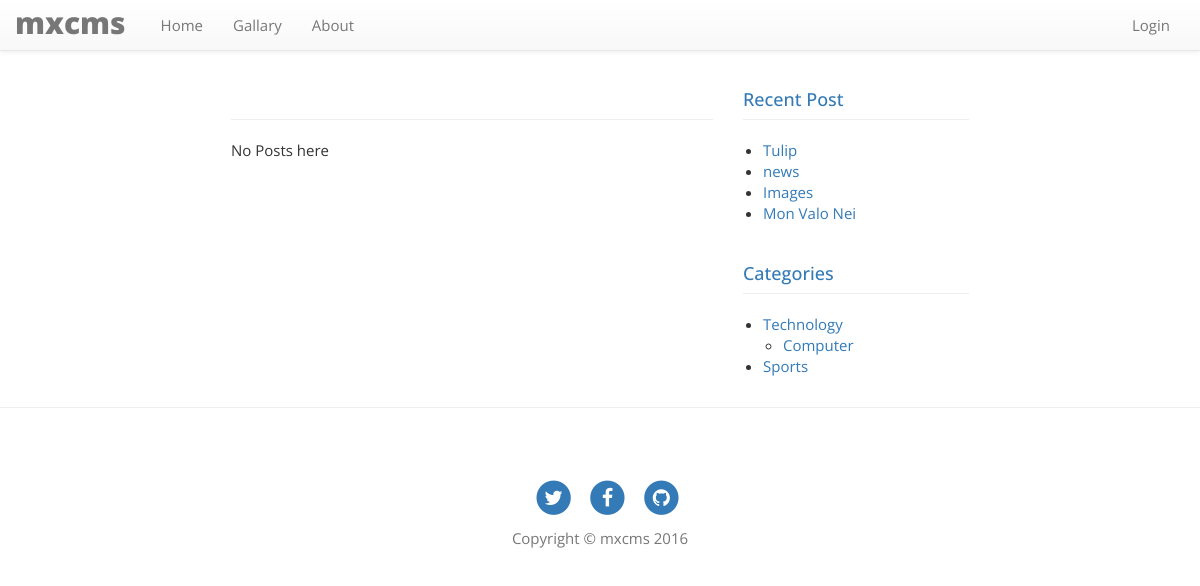
The page /pages.php?id=15 on the database its author committed.
### tables this page shows
CREATE TABLE IF NOT EXISTS `menus` (
  `id` int(11) NOT NULL AUTO_INCREMENT,
  `articles_id` int(11) NOT NULL,
  `title` varchar(255) NOT NULL,
  `left` varchar(255) NOT NULL,
  `right` varchar(255) NOT NULL,
  `parent_id` int(11) NOT NULL,
  `url` varchar(255) NOT NULL,
  `created_at` datetime NOT NULL,
  `modified_at` datetime NOT NULL,
  `deleted_at` datetime NOT NULL,
  PRIMARY KEY (`id`)
);

CREATE TABLE IF NOT EXISTS `articles` (
  `id` int(11) NOT NULL AUTO_INCREMENT,
  `users_id` int(11) NOT NULL,
  `title` varchar(255) NOT NULL,
  `sub_title` varchar(255) NOT NULL,
  `summary` varchar(255) NOT NULL,
  `html_summary` varchar(255) NOT NULL,
  `details` text NOT NULL,
  `html_details` text NOT NULL,
  `created_at` datetime NOT NULL,
  `modified_at` datetime NOT NULL,
  `deleted_at` datetime NOT NULL,
  PRIMARY KEY (`id`),
  KEY `fk_user_id` (`users_id`)
);

CREATE TABLE IF NOT EXISTS `categories` (
  `id` int(11) NOT NULL AUTO_INCREMENT,
  `title` varchar(255) NOT NULL,
  `left` varchar(255) NOT NULL,
  `right` varchar(255) NOT NULL,
  `parent_id` int(11) NOT NULL,
  `created_at` datetime NOT NULL,
  `updated_at` datetime NOT NULL,
  `deleted_at` datetime NOT NULL,
  PRIMARY KEY (`id`)
);

### src/owncms.php (called while the page is built, shortened)
<?php
class owncms{
	public $conn = '';
	public function __construct(){
		$this->conn = mysqli_connect("localhost","root","","owncms");
		if(isset($_SERVER['HTTPS']) && $_SERVER['HTTPS'] != 'off'){
	        $dir = 'https://'.$_SERVER['SERVER_NAME'].$_SERVER["REQUEST_URI"];
	        $array = explode('/', $dir);
	        $pop = array_pop($array);
	        $this->basepath = implode('/', $array);
	    }else{
	        $dir = 'http://'.$_SERVER['SERVER_NAME'].$_SERVER["REQUEST_URI"];
	        $array = explode('/', $dir);
	    }
		return $this;
	}
	public function menus(){
		$query = "SELECT * FROM menus";
		$result = mysqli_query($this->conn,$query);
		while ($row = mysqli_fetch_assoc($result)){
			$array[] = $row;
		}
		if (!empty($array)) {
			return $array;
		}
	}
	public function categories(){
		$query = "SELECT * FROM categories WHERE parent_id = 0";
		$result = mysqli_query($this->conn,$query);
		while ($row = mysqli_fetch_assoc($result)){
			$array[] = $row;
		}
		if (!empty($array)) {
			return $array;
		}
	}
	public function parent_category($parent_id){
		$query = "SELECT * FROM categories WHERE parent_id = $parent_id";
		$result = mysqli_query($this->conn,$query);
		while ($row = mysqli_fetch_assoc($result)){
			$array[] = $row;
		}
		if (!empty($array)) {
			return $array;
		}
	}
	public function recent_article(){
		$query = "SELECT * FROM articles ORDER BY id DESC LIMIT 10";
		$result = mysqli_query($this->conn,$query);
		while ($row = mysqli_fetch_assoc($result)){
			$array[] = $row;
		}
		if (!empty($array)) { return $array; }
	}
}
?>

### pages.php (the view)
<?php
include_once('header.php');
$obj->prepare($_GET);
$menus = $obj->article_by_menus();
$recent_articles = $obj->recent_article();
$categories = $obj->categories();
?>
<section class="main-content">
	<div class="container">
		<div class="row">
			<div class="col-sm-8">
				<?php
				if (!empty($menus)) {
					foreach ($menus as $key => $menu) {
				?>
				<div class="post-content">
					<div class="page-header">
						<h4><a href="single.php?id=<?php echo $menu['article_id'] ?>"><?php echo $menu['title'] ?></a></h4>
						<p>Published on : <?php $date = date_create($menu['created_at']); echo date_format($date, 'M-d-Y');?></p>
					</div>
					<div class="content">
						<?php echo $menu['html_details'] ?>
					</div>
				</div>
				<?php
					}
				}else{
				?>
				<div class="page-header"><h4>&nbsp;</h4></div>
				<p>No Posts here</p>
				<?php } ?>
			</div>
			<div class="col-sm-4">
				<div class="page-header">
					<h4><a href="javaScript:;">Recent Post</a></h4>
				</div>
				<?php if (!empty($recent_articles)) { ?>
				<ul class="recent">
					<?php foreach ($recent_articles as $recent) { ?>
					<li><a href="single.php?id=<?php echo $recent['id'] ?>"><?php echo $recent['title'] ?></a></li>
					<?php } ?>
				</ul>
				<?php }else{ ?>
					<p>No recent posts</p>
				<?php } ?>
				<div class="page-header">
					<h4><a href="javaScript:;">Categories</a></h4>
				</div>
				<?php if (!empty($categories)) { ?>
				<ul>
					<?php foreach ($categories as $category) { ?>
					<li>
					<a href="categories.php?id=<?php echo $category['id']; ?>"><?php echo $category['title']; ?></a>
						<ul>
						<?php
							$children = $obj->parent_category($category['id']);
						    if(!empty($children)){
						    	foreach ($children as $child) {
						    ?>
						    <li><a href="categories.php?id=<?php echo $child['id']; ?>"><?php echo $child['title']; ?></a></li>
						    <?php
						    	}
						    }
						    ?>
						</ul>
					</li>
					<?php } ?>
				</ul>
				<?php }else{ ?>
				<p>No Categories</p>
				<?php } ?>
			</div>
		</div>
	</div>
</section>
<?php
include_once('footer.php');
?>

### header.php (shortened to what this page needs)
<?php
$obj = new owncms();
function basepath(){
    if(isset($_SERVER['HTTPS']) && $_SERVER['HTTPS'] != 'off'){
        $dir = 'https://'.$_SERVER['SERVER_NAME'].$_SERVER["REQUEST_URI"];
        $array = explode('/', $dir);
        $pop = array_pop($array);
        echo implode('/', $array);
    }else{
        $dir = 'http://'.$_SERVER['SERVER_NAME'].$_SERVER["REQUEST_URI"];
        $array = explode('/', $dir);
        $pop = array_pop($array);
        echo implode('/', $array);
    }
}
$menus = $obj->menus();
?>
<!DOCTYPE html>
<html>
<head>
	<link rel="stylesheet" type="text/css" href="<?php echo basepath()?>/css/font-awesome.min.css">
	<link rel="stylesheet" href="<?php echo basepath()?>/css/bootstrap.min.css">
	<link rel="stylesheet" href="<?php echo basepath()?>/css/bootstrap-theme.min.css">
	<link rel="stylesheet" type="text/css" href="<?php echo basepath()?>/fonts/fonts.css"/>
	<link rel="stylesheet" type="text/css" href="<?php echo basepath()?>/style.css"/>
	<link rel="stylesheet" type="text/css" href="<?php echo basepath()?>/css/responsive.css"/>
</head>
<body class="front-end">
<nav class="navbar navbar-default navbar-fixed-top">
	<div class="container">
		<div class="navbar-header">
			<a class="navbar-brand" href="index.php">mxcms</a>
		</div>
		<div class="collapse navbar-collapse" id="bs-example-navbar-collapse-1">
			<?php if(!empty($menus)){ ?>
			<ul class="nav navbar-nav">
				<li> <a href="index.php">Home</a></li>
				<?php foreach ($menus as $key => $menu) { ?>
				<li><a href="<?php echo basepath()."/pages.php?id="; echo $menu['id']; ?>"><?php echo $menu['title']; ?></a></li>
				<?php } ?>
            	<li><a href="about.php">About</a></li>
			</ul>
			<?php } ?>
			<ul class="nav navbar-nav navbar-right">
				<?php if (!isset($_SESSION['username'])) { ?>
				<li><a href="login.php">Login</a></li>
				<?php } ?>
			</ul>
		</div>
	</div>
</nav>

### footer.php (shortened to what this page needs)
<hr>
<footer class="footer">
	<div class="container">
		<ul class="list-inline text-center">
            <li>
                <a href="#">
                    <span class="fa-stack fa-lg">
                        <i class="fa fa-circle fa-stack-2x"></i>
                        <i class="fa fa-twitter fa-stack-1x fa-inverse"></i>
                    </span>
                </a>
            </li>
            <li>
                <a href="#">
                    <span class="fa-stack fa-lg">
                        <i class="fa fa-circle fa-stack-2x"></i>
                        <i class="fa fa-facebook fa-stack-1x fa-inverse"></i>
                    </span>
                </a>
            </li>
            <li>
                <a href="#">
                    <span class="fa-stack fa-lg">
                        <i class="fa fa-circle fa-stack-2x"></i>
                        <i class="fa fa-github fa-stack-1x fa-inverse"></i>
                    </span>
                </a>
            </li>
        </ul>
        <p class="copyright text-muted text-center">Copyright &copy; mxcms 2016</p>
	</div>
</footer>
</body>
</html>

### style.css (style rules this page uses)
body { padding-top:50px; margin:0; color:#333; font-size:15px; line-height:1.4em; text-align:left; background-color:#e3e3e3; font-family: 'Open Sans', sans-serif; font-weight: 400; }
* { outline:none }
a,a:hover,a:focus { outline: none; outline-offset: 0;text-decoration:none }
img,button,input,textarea,a { margin:0; outline:none; border:none; background:none }
a,a:hover { -webkit-transition:all .5s; -ms-transition:all .5s; -moz-transition:all .5s; transition:all .5s; }
h1,h2,h3,h4,h5,h6 { font-family: 'Open Sans', sans-serif; margin: 0 }
.main-content .container { max-width: 768px }
.navbar { margin:0 }
html,body.login { padding: 0 }
body.front-end .navbar-brand { padding: 0; color: #777; font-size: 30px; font-family: 'Open Sans', sans-serif; font-weight: 800; line-height: 45px; display: block; }
body.front-end { background-color: #fff }
body.front-end ul { padding-left: 20px }
footer { padding: 50px 0 65px }

### rows shown on the page
menus: title "Gallary"
articles: title "Tulip"
articles: title "news"
articles: title "Images"
articles: title "Mon Valo Nei"
categories: title "Technology"
categories: title "Computer"
categories: title "Sports"
